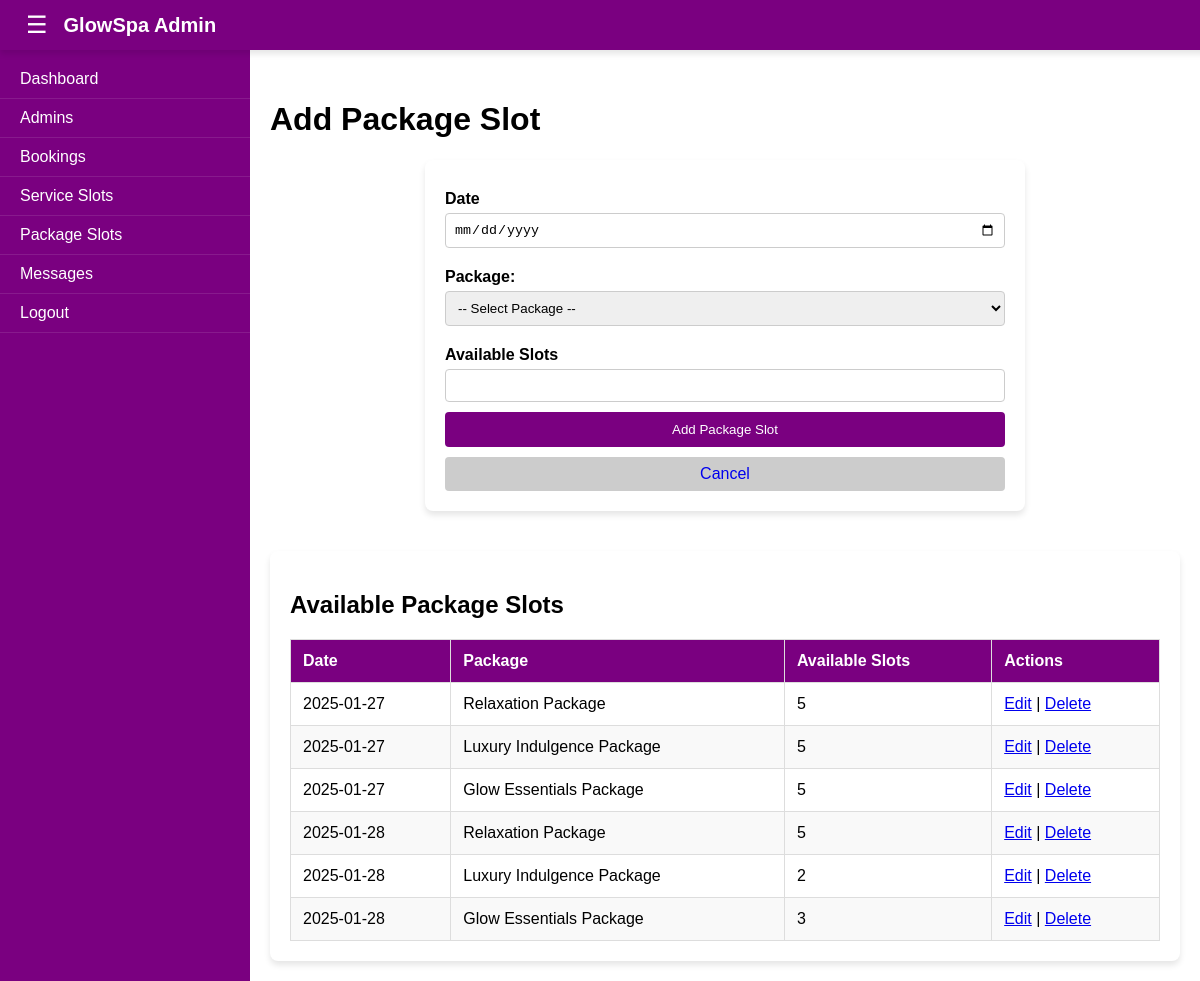
Screenshot of /admin/package.php with the database file from the repository.
### tables this page shows
CREATE TABLE `packageslots` (
  `package_id` int(11) NOT NULL,
  `admin_id` int(11) NOT NULL,
  `date` date NOT NULL,
  `package` varchar(255) DEFAULT NULL,
  `avail_slots` int(11) NOT NULL,
  `created_at` timestamp NOT NULL DEFAULT current_timestamp()
);

### admin/package.php (the view, shortened to what this page needs)
<?php
$host = "localhost";
$username = "root";
$password = "";
$database = "test";
$conn = new mysqli($host, $username, $password, $database);
$admin_id = 1;
$select_sql = "SELECT * FROM packageslots WHERE admin_id=$admin_id ORDER BY date ASC";
$slots_result = $conn->query($select_sql);
?>
<!DOCTYPE html>
<html lang="en">
<head>
</head>
<body>
    <div class="header">
        <button class="menu-toggle">☰</button>
        <h1>GlowSpa Admin</h1>
    </div>
    <div class="sidebar" id="sidebar">
       <ul>
            <li><a href="index.php">Dashboard</a></li>
            <li><a href="admins.php">Admins</a></li>
            <li><a href="bookings.php">Bookings</a></li>
			<li><a href="slots_management.php">Service Slots</a></li>
            <li><a href="package.php">Package Slots</a></li>
            <li><a href="message.php">Messages</a></li>
            <li><a href="logouts.php">Logout</a></li>
        </ul>
    </div>
    <div class="main-content" id="main-content">
        <h1><?php echo isset($package_data) ? 'Edit' : 'Add'; ?> Package Slot</h1>
        <div class="form-container">
            <form action="" method="POST">
                <label for="date">Date</label>
                <input type="date" name="date" id="date" value="<?php echo isset($package_data) ? $package_data['date'] : ''; ?>" required>
                <div class="form-group">
                    <label for="package">Package:</label>
                    <select id="package" name="package" class="form-control" required>
                        <option value="">-- Select Package --</option>
                    </select>
                </div>
                <label for="avail_slots">Available Slots</label>
                <input type="number" name="avail_slots" id="avail_slots" value="<?php echo isset($package_data) ? $package_data['avail_slots'] : ''; ?>" required>
                <button type="submit" name="<?php echo isset($package_data) ? 'update' : 'submit'; ?>"><?php echo isset($package_data) ? 'Update' : 'Add'; ?> Package Slot</button>
                <a href="package.php" class="cancel">Cancel</a>
            </form>
        </div>
        <div class="table-container">
            <h2>Available Package Slots</h2>
            <table>
                <thead>
                    <tr>
                        <th>Date</th>
                        <th>Package</th>
                        <th>Available Slots</th>
                        <th>Actions</th>
                    </tr>
                </thead>
                <tbody>
                    <?php while ($row = $slots_result->fetch_assoc()) { ?>
        <tr>
            <td><?php echo $row['date']; ?></td>
            <td><?php echo $row['package']; ?></td>
            <td><?php echo $row['avail_slots']; ?></td>
            <td>
                <a href="package.php?id=<?php echo $row['package_id']; ?>">Edit</a> |
                <a href="package.php?delete=<?php echo $row['package_id']; ?>" onclick="return confirm('Are you sure you want to delete this package slot?')">Delete</a>
            </td>
        </tr>
    <?php } ?>
                </tbody>
            </table>
        </div>
    </div>
</body>
</html>

### admin/package.php (style rules this page uses)
body { margin: 0; font-family: Arial, sans-serif; display: flex; flex-direction: column; }
.header { display: flex; align-items: center; background-color: #7a0080; color: white; padding: 10px 20px; position: fixed; top: 0; width: 100%; z-index: 1000; box-shadow: 0 4px 6px rgba(0, 0, 0, 0.1); }
.menu-toggle { background: none; border: none; color: white; font-size: 24px; cursor: pointer; margin-right: 10px; }
.header h1 { font-size: 20px; margin: 0; font-weight: bold; }
.sidebar { width: 250px; background-color: #7a0080; color: white; position: fixed; top: 0; left: 0; height: 100%; padding-top: 60px; transition: transform 0.3s ease; z-index: 999; overflow: hidden; }
.sidebar ul { list-style: none; padding: 0; margin: 0; }
.sidebar ul li { padding: 10px 20px; border-bottom: 1px solid rgba(255, 255, 255, 0.1); }
.sidebar ul li a { text-decoration: none; color: white; display: block; }
.main-content { margin-left: 250px; margin-top: 60px; padding: 20px; transition: margin-left 0.3s ease; }
.form-container { max-width: 600px; margin: 20px auto; background: #fff; padding: 20px; border-radius: 8px; box-shadow: 0 4px 6px rgba(0, 0, 0, 0.1); width: 100%; box-sizing: border-box; }
.form-container label { display: block; margin: 10px 0 5px; font-weight: bold; }
.form-container input, .form-container select { width: 100%; padding: 8px; margin-bottom: 10px; border: 1px solid #ccc; border-radius: 4px; box-sizing: border-box; }
.form-container button { background-color: #7a0080; color: white; padding: 10px 15px; border: none; border-radius: 4px; cursor: pointer; width: 100%; }
.form-container .cancel { background-color: #ccc; display: block; text-align: center; margin-top: 10px; padding: 8px; border-radius: 4px; text-decoration: none; }
.table-container { margin-top: 40px; padding: 20px; background: #fff; border-radius: 8px; box-shadow: 0 4px 6px rgba(0, 0, 0, 0.1); overflow-x: auto; }
table { width: 100%; border-collapse: collapse; }
th, td { padding: 12px; text-align: left; border: 1px solid #ddd; }
th { background-color: #7a0080; color: white; }
tr:nth-child(even) { background-color: #f9f9f9; }

### rows the page displays
packageslots: date "2025-01-27", package "Relaxation Package", avail_slots "5"
packageslots: date "2025-01-27", package "Luxury Indulgence Package", avail_slots "5"
packageslots: date "2025-01-27", package "Glow Essentials Package", avail_slots "5"
packageslots: date "2025-01-28", package "Relaxation Package", avail_slots "5"
packageslots: date "2025-01-28", package "Luxury Indulgence Package", avail_slots "2"
packageslots: date "2025-01-28", package "Glow Essentials Package", avail_slots "3"
